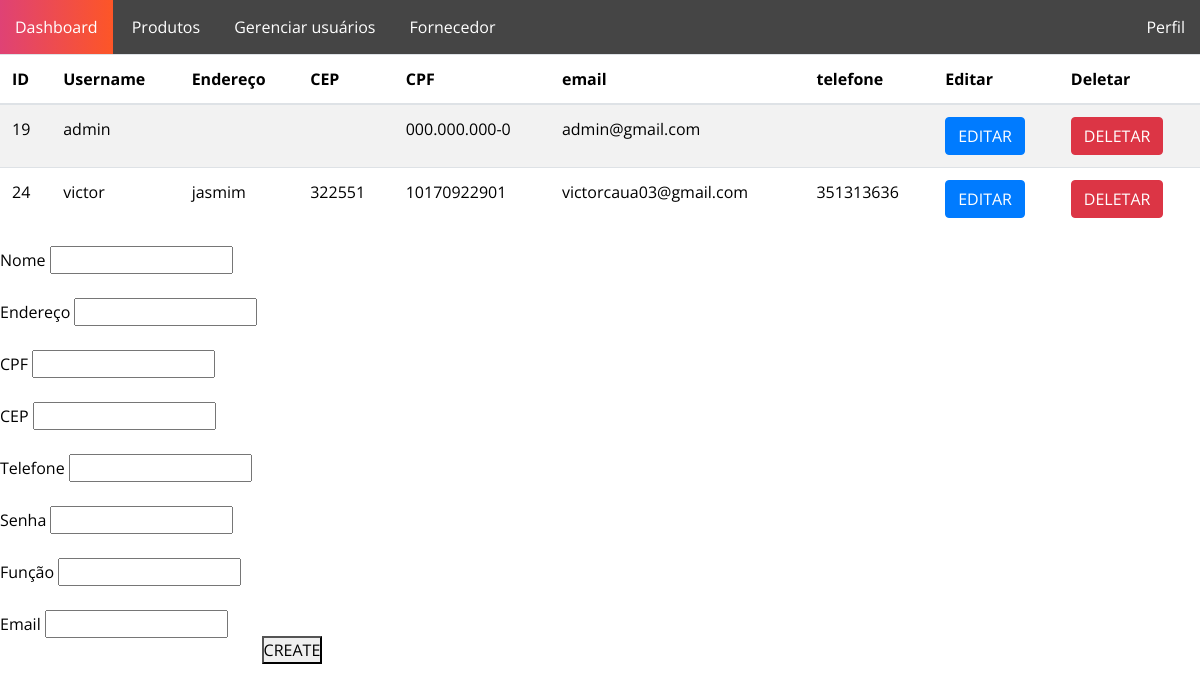
The app's page /CRUDfuncionario/, older data.
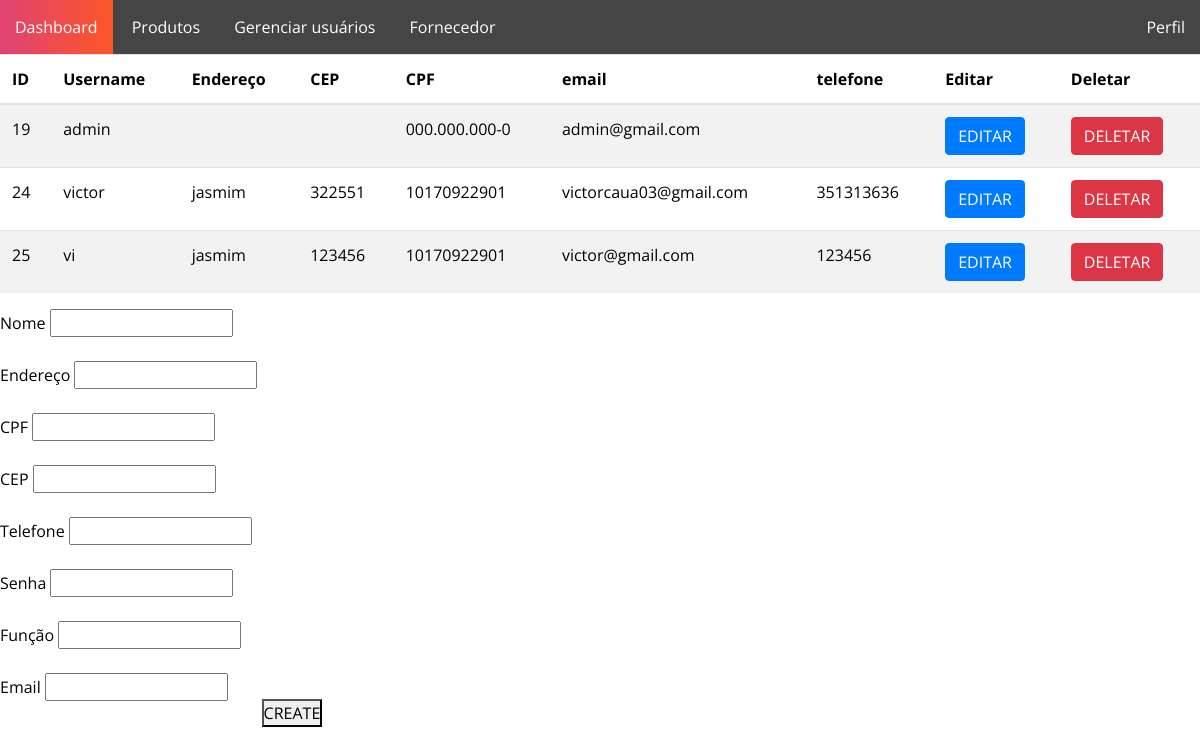
The same page, newer data.
### CRUDfuncionario/models.py (models this page shows, shortened)
class Funcionario(AbstractUser):
    idFuncionario = models.AutoField(primary_key=True)
    nivelDeAcesso = models.IntegerField(default=1)
    enderecoFuncionario = models.CharField(max_length=30)
    CPF = CPFField('CPF',default='000.000.000-0')
    CEP = models.CharField(max_length=8)
    telefone = models.CharField(max_length=20)
    funcao = models.CharField(max_length=30)
    username = models.CharField(max_length=30,default='default_username', unique=True)
    password = models.CharField(max_length=100, default='default_password')
    email = models.EmailField(unique=True, default='daniel@gmail.com')

### CRUDfuncionario/views.py (the view)
# urls.py: path('', home),
def home(request):
    funcionarios = Funcionario.objects.all()
    return render(request, "funcionarios.html", {"funcionarios": funcionarios})

### CRUDfuncionario/templates/funcionarios.html (shortened to what this page needs)
{% extends 'base.html' %}
{% load static %}
{% block content%}
<link rel="stylesheet" href="{% static 'css/crudfuncionario.css' %}">
<table class="table table-striped">
    <thead>
        <tr>
            <th scope="col">ID</th>
            <th scope="col">Username</th>
            <th scope="col">Endereço</th>
            <th scope="col">CEP</th>
            <th scope="col">CPF</th>
            <th scope="col">email</th>
            <th scope="col">telefone</th>
            <th scope="col">Editar</th>
            <th scope="col">Deletar</th>
        </tr>
    </thead>
    <tbody>
        {% for funcionario in funcionarios %}
        <tr>
            <td>{{ funcionario.idFuncionario }}</td>
            <td>{{ funcionario.username }}</td>
            <td>{{ funcionario.enderecoFuncionario }}</td>
            <td>{{ funcionario.CEP }}</td>
            <td>{{ funcionario.CPF }}</td>
            <td>{{ funcionario.email }}</td>
            <td>{{ funcionario.telefone }}</td>
            <td><a href="{% url 'editar_view' funcionario.idFuncionario %}" class="btn btn-primary">EDITAR</a></td>
            <td><a href="{% url 'delete_view' funcionario.idFuncionario %}" class="btn btn-danger">DELETAR</a></td>
        </tr>
        {% endfor %}
    </tbody>
</table>
    <form action = "{% url 'salvarFuncionario_view' %}" method = "POST">{% csrf_token %}
        <label>
            Nome
            <input type="text",maxlength="30", name="username"><br><br>
            Endereço
            <input type="text", maxlength="30" name="enderecoFuncionario"><br><br>
            CPF
            <input type="text", maxlength="11" name="CPF"><br><br>
            CEP
            <input type="text", maxlength="8" name="CEP"><br><br>
            Telefone
            <input type="text", maxlength="20" name="telefone"><br><br>
            Senha
            <input type="text", maxlength="30" name="password"><br><br>
            Função
            <input type="text", maxlength="30" name="funcao"><br><br>
            Email
            <input type="text", maxlength="30" name="email"><br><br>
        </label>
        <button type="submit">CREATE</button>
    </form>
{% endblock %}

Row changes from the older to the newer data that the page shows:
added Funcionario: idFuncionario "25", username "vi", enderecoFuncionario "jasmim", CEP "123456", CPF "10170922901", email "victor@gmail.com", telefone "123456"
